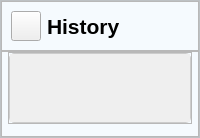
         <widget class="QWidget" name="d_historyPage">
          <layout class="QGridLayout" name="gridLayout_26">
           <property name="leftMargin">
            <number>0</number>
           </property>
           <property name="topMargin">
            <number>0</number>
           </property>
           <property name="rightMargin">
            <number>0</number>
           </property>
           <property name="bottomMargin">
            <number>0</number>
           </property>
           <property name="spacing">
            <number>0</number>
           </property>
           <item row="0" column="0">
            <widget class="QFrame" name="main_create_task_frame">
             <property name="styleSheet">
              <string notr="true">*{
color: #000;
/*border : none;*/
}

#main_create_task_frame{
background-color: #F5FAFE;
}



#confirm_Button {
    padding: 5px 10px;
    font-size: 16px;
    font-weight: bold;
    color: #fff;
    border: none;
    border-radius: 5px;
    /*background: qlineargradient(spread:pad, x1:0, y1:0.5, x2:1, y2:0.5, stop:0 #f0792b, stop:0.5 #ffa163, stop:1 #edb28c);*/
	background-color: #f0792b;
    cursor: pointer;
    transition: background-color 0.3s ease;
}

#create_Button:hover , #delete_Button:hover , #edit_Button:hover {
    background-color: #ff6347; 
}

*{
color: #000;
/*border : none;*/

}
#frame{
background-color:#f6f6f6;

}

QLineEdit{
background-color: transparent;
}

#detail_lineEdit, #topic_lineEdit{
border-radius: 10px;
margin: 5px;
border : 2px solid #f26e56;
}

#detailHeadline{
margin-right: 35px;
}

#topicNameHeadline{
margin-right: 3px;
}
</string>
             </property>
             <property name="frameShape">
              <enum>QFrame::StyledPanel</enum>
             </property>
             <property name="frameShadow">
              <enum>QFrame::Raised</enum>
             </property>
             <layout class="QGridLayout" name="gridLayout_15">
              <property name="leftMargin">
               <number>0</number>
              </property>
              <property name="topMargin">
               <number>0</number>
              </property>
              <property name="rightMargin">
               <number>0</number>
              </property>
              <property name="bottomMargin">
               <number>0</number>
              </property>
              <property name="spacing">
               <number>0</number>
              </property>
              <item row="0" column="0">
               <widget class="QFrame" name="viewTaskHeafer">
                <property name="minimumSize">
                 <size>
                  <width>0</width>
                  <height>50</height>
                 </size>
                </property>
                <property name="frameShape">
                 <enum>QFrame::StyledPanel</enum>
                </property>
                <property name="frameShadow">
                 <enum>QFrame::Raised</enum>
                </property>
                <layout class="QHBoxLayout" name="horizontalLayout_13">
                 <property name="spacing">
                  <number>0</number>
                 </property>
                 <property name="leftMargin">
                  <number>0</number>
                 </property>
                 <property name="topMargin">
                  <number>0</number>
                 </property>
                 <property name="rightMargin">
                  <number>0</number>
                 </property>
                 <property name="bottomMargin">
                  <number>0</number>
                 </property>
                 <item alignment="Qt::AlignLeft">
                  <widget class="QWidget" name="mainMenuButton_5" native="true">
                   <layout class="QHBoxLayout" name="horizontalLayout_36">
                    <item alignment="Qt::AlignHCenter">
                     <widget class="QPushButton" name="menuButton_6">
                      <property name="minimumSize">
                       <size>
                        <width>30</width>
                        <height>30</height>
                       </size>
                      </property>
                      <property name="maximumSize">
                       <size>
                        <width>30</width>
                        <height>30</height>
                       </size>
                      </property>
                      <property name="sizeIncrement">
                       <size>
                        <width>10</width>
                        <height>10</height>
                       </size>
                      </property>
                      <property name="styleSheet">
                       <string notr="true">image: url(:/icons/assets/icons/align-justify.svg);
magin-left: 3px</string>
                      </property>
                      <property name="text">
                       <string/>
                      </property>
                      <property name="iconSize">
                       <size>
                        <width>18</width>
                        <height>18</height>
                       </size>
                      </property>
                      <property name="checkable">
                       <bool>true</bool>
                      </property>
                     </widget>
                    </item>
                    <item>
                     <widget class="QLabel" name="homeHeader_6">
                      <property name="font">
                       <font>
                        <pointsize>16</pointsize>
                        <bold>true</bold>
                       </font>
                      </property>
                      <property name="text">
                       <string>History</string>
                      </property>
                     </widget>
                    </item>
                   </layout>
                  </widget>
                 </item>
                </layout>
               </widget>
              </item>
              <item row="1" column="0">
               <widget class="QFrame" name="frame_22">
                <property name="sizePolicy">
                 <sizepolicy hsizetype="Preferred" vsizetype="Preferred">
                  <horstretch>0</horstretch>
                  <verstretch>0</verstretch>
                 </sizepolicy>
                </property>
                <property name="maximumSize">
                 <size>
                  <width>16777215</width>
                  <height>16777215</height>
                 </size>
                </property>
                <property name="styleSheet">
                 <string notr="true"/>
                </property>
                <property name="frameShape">
                 <enum>QFrame::StyledPanel</enum>
                </property>
                <property name="frameShadow">
                 <enum>QFrame::Raised</enum>
                </property>
                <layout class="QGridLayout" name="gridLayout_23">
                 <property name="leftMargin">
                  <number>6</number>
                 </property>
                 <property name="topMargin">
                  <number>0</number>
                 </property>
                 <property name="rightMargin">
                  <number>6</number>
                 </property>
                 <property name="bottomMargin">
                  <number>12</number>
                 </property>
                 <property name="spacing">
                  <number>0</number>
                 </property>
                 <item row="0" column="0">
                  <widget class="QFrame" name="frame_23">
                   <property name="frameShape">
                    <enum>QFrame::StyledPanel</enum>
                   </property>
                   <property name="frameShadow">
                    <enum>QFrame::Raised</enum>
                   </property>
                   <layout class="QGridLayout" name="gridLayout_24">
                    <property name="leftMargin">
                     <number>0</number>
                    </property>
                    <property name="topMargin">
                     <number>0</number>
                    </property>
                    <property name="rightMargin">
                     <number>0</number>
                    </property>
                    <property name="bottomMargin">
                     <number>0</number>
                    </property>
                    <property name="spacing">
                     <number>0</number>
                    </property>
                    <item row="0" column="0">
                     <widget class="QScrollArea" name="scrollArea_5">
                      <property name="styleSheet">
                       <string notr="true">#scrollArea QWidget {
    background-color: transparent;
}
QScrollArea {
    background-color: #ffffff;
    border: 1px solid #cccccc;
    border-radius: 5px;
}

QScrollBar:vertical {
    border: none;
    background: #f0f0f0;
    width: 12px;
    margin: 0px 0px 0px 0px;
}

QScrollBar::handle:vertical {
    background: #cccccc;
    min-height: 20px;
    border-radius: 6px;
}

QScrollBar::handle:vertical:hover {
    background: #b3b3b3;
}

QScrollBar::handle:vertical:pressed {
    background: #999999;
}

QScrollBar::add-line:vertical {
    height: 0px;
    subcontrol-position: bottom;
    subcontrol-origin: margin;
}

QScrollBar::sub-line:vertical {
    height: 0px;
    subcontrol-position: top;
    subcontrol-origin: margin;
}



</string>
                      </property>
                      <property name="widgetResizable">
                       <bool>true</bool>
                      </property>
                      <widget class="QWidget" name="scrollAreaWidgetContents_5">
                       <property name="geometry">
                        <rect>
                         <x>0</x>
                         <y>0</y>
                         <width>98</width>
                         <height>28</height>
                        </rect>
                       </property>
                       <layout class="QGridLayout" name="gridLayout_25"/>
                      </widget>
                     </widget>
                    </item>
                   </layout>
                  </widget>
                 </item>
                </layout>
               </widget>
              </item>
             </layout>
            </widget>
           </item>
          </layout>
         </widget>
